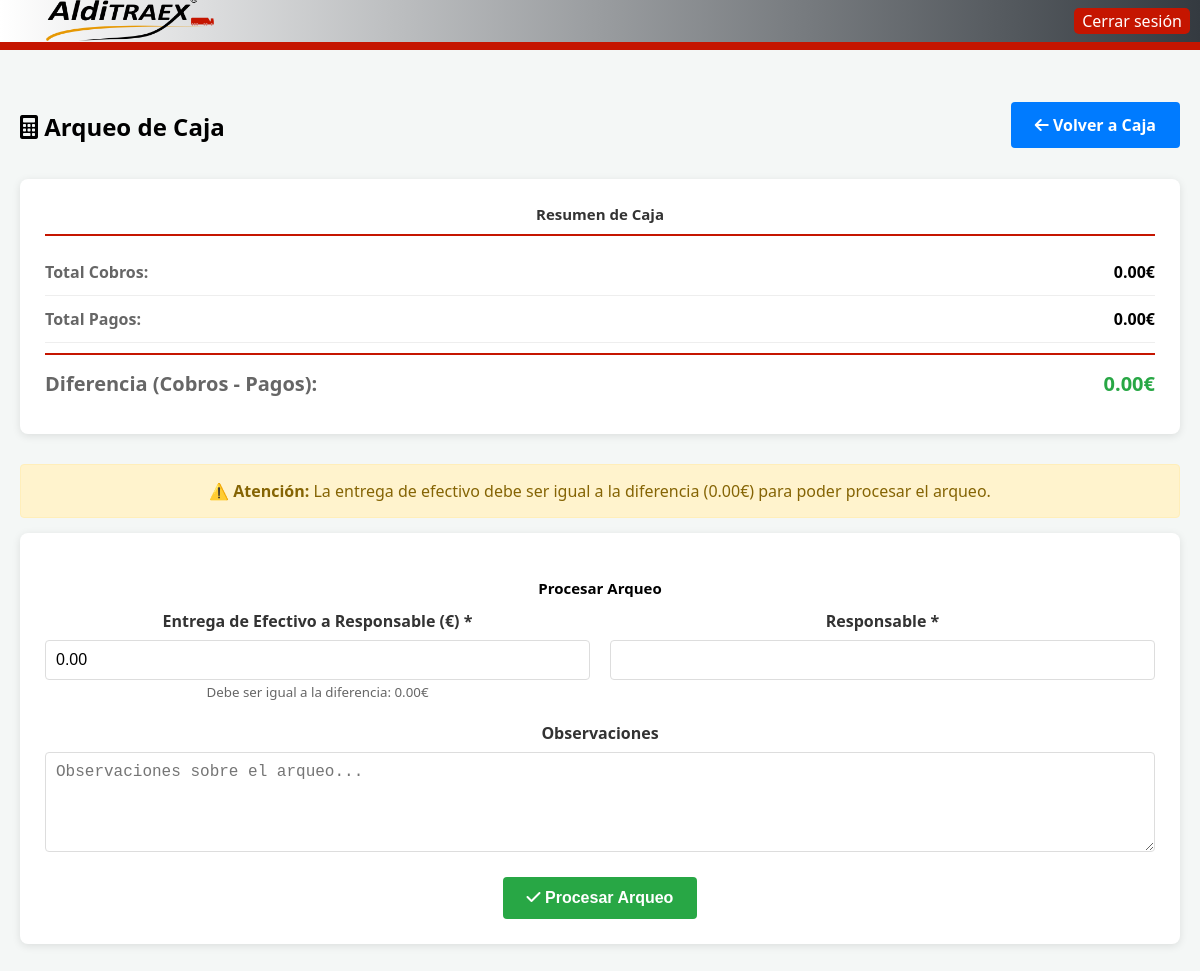
The app's page /caja/arqueo (signed in), older data.
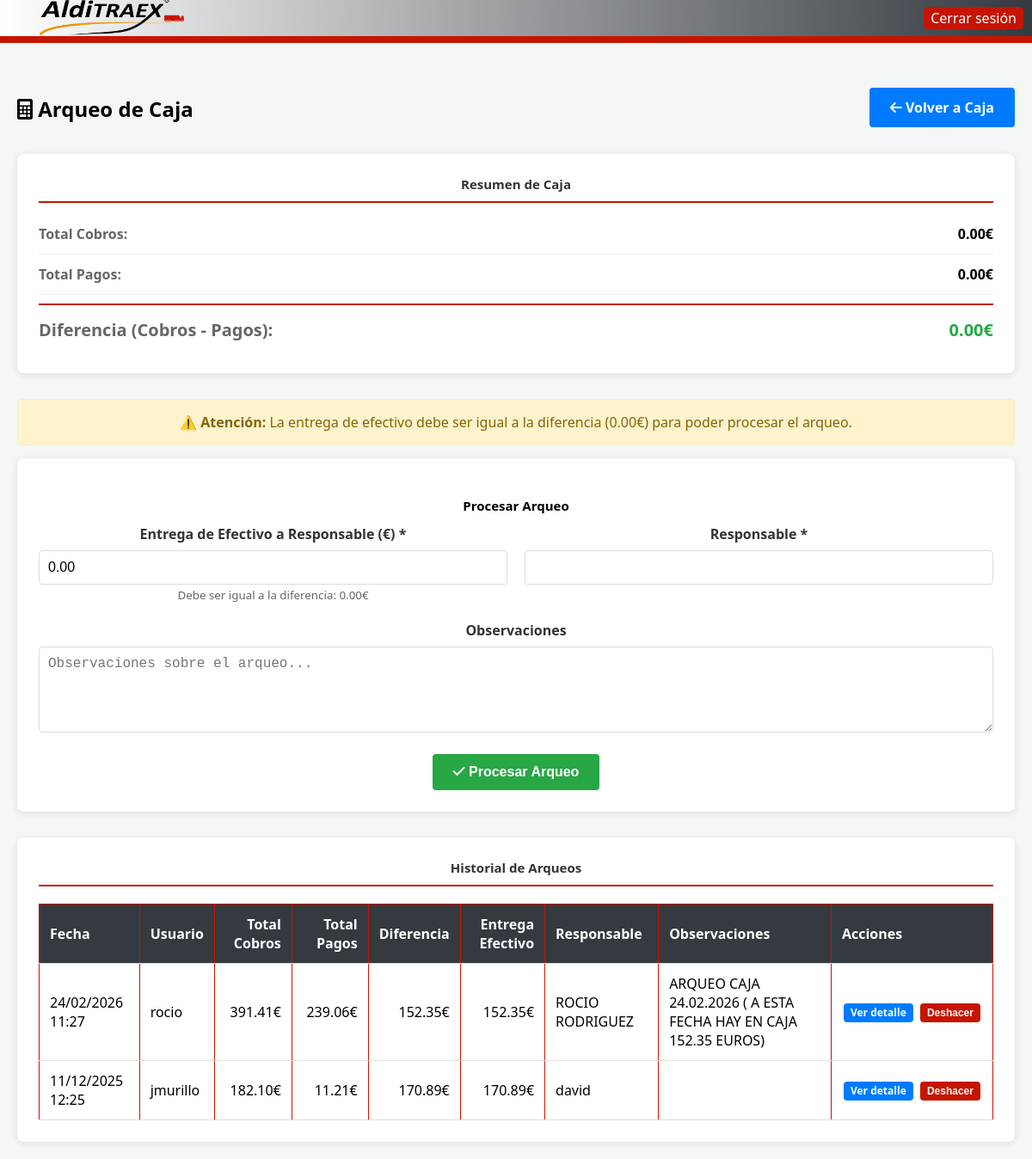
The same page, newer data.
### models.py (models this page shows, shortened)
class CajaArqueo(db.Base):
    __tablename__ = "caja_arqueo"
    id = Column(Integer, primary_key=True)
    fecha_arqueo = Column(DateTime, nullable=False)
    usuario = Column(String(100), nullable=False)
    total_cobros = Column(Float, default=0.0)
    total_pagos = Column(Float, default=0.0)
    diferencia = Column(Float, default=0.0)
    entrega_efectivo = Column(Float, default=0.0)
    responsable = Column(String(200))
    observaciones = Column(String(500))
    tipo_caja = Column(String(20), default='CAJA', nullable=False)  # 'CAJA' o 'REEMBOLSOS'

### caja/caja.py (the view)
    @app.route('/caja/arqueo')
    @solo_reembolsos_required
    def caja_arqueo():
        return _caja_arqueo('CAJA', 'Caja')

### db.py (called while the page is built, shortened)
@event.listens_for(engine, "connect")
def _sqlite_varios_procesos(dbapi_connection, connection_record):
    cursor = dbapi_connection.cursor()
    cursor.execute("PRAGMA journal_mode=WAL")
    cursor.fetchone()
    cursor.execute("PRAGMA busy_timeout=30000")
    cursor.close()

def close_session(error=None):
    if not has_request_context():
        return

    def __getattr__(self, name):
        if has_request_context():
            if 'db_session' not in g:
                g.db_session = Session()
                logger.info("Nueva sesion de BD creada para el request")
            return getattr(g.db_session, name)
        temp_session = Session()
        try:
            return getattr(temp_session, name)
        finally:
            temp_session.close()

### main.py (called while the page is built)
def _es_almacen(username):
    return (username or '').strip().lower() == 'almacen'

@app.before_request
def aplicar_permisos_usuario():
    if not current_user.is_authenticated:
        return None
    user = (current_user.username or '').strip().lower()
    path = request.path or '/'
    if _es_almacen(user):
        if path.startswith('/static/') or path in _RUTAS_ALMACEN:
            return None
        return redirect(url_for('scanner_clientes'))
    if path == '/calidad' or path.startswith('/calidad/'):
        if not puede(user, 'calidad'):
            return redirect(url_for('portada'))
    if not tiene_restriccion(user):
        return None
    if ruta_permitida(user, path):
        return None
    return redirect(url_for('portada'))

@login_manager.user_loader
def load_user(user_id):
    return db.session.query(Usuario).filter_by(id=user_id).first()

### permisos.py (called while the page is built, shortened)
def _norm(username: str | None) -> str:
    return (username or "").strip().lower()

def _mods_uncached(username: str) -> frozenset[str] | None:
    if username == USUARIO_FIJO:
        return TODOS_MODULOS

def _mods(username: str | None) -> frozenset[str] | None:
    u = _norm(username)
    if not has_request_context():
        return _mods_uncached(u)
    cache = getattr(g, "_mods_cache", None)
    if cache is None:
        cache = {}
        g._mods_cache = cache
    if u not in cache:
        cache[u] = _mods_uncached(u)
    return cache[u]

def tiene_restriccion(username: str | None) -> bool:
    mods = _mods(username)
    if mods is None:
        return False
    return not (MODULOS_GENERAL <= mods)

### templates/caja/arqueo.html (shortened to what this page needs)
<!DOCTYPE html>
<html lang="es">
<head>
    <link rel="stylesheet" href="https://cdnjs.cloudflare.com/ajax/libs/font-awesome/6.0.0-beta3/css/all.min.css">
    <link rel="stylesheet" href="{{ url_for('static', filename='main.css') }}">
</head>
<body>
    <div class="top-bar">
        <a href="/portada"><img src="{{ url_for('static', filename='logo.png') }}" alt="Logo"></a>
        <span class="top-user">{{ current_user.username }}</span>
        <a href="/logout" class="top-button">Cerrar sesión</a>
    </div>
    <div class="container">
        <div style="display: flex; justify-content: space-between; align-items: center; margin-bottom: 20px;">
            <h1><i class="fas fa-calculator"></i> Arqueo de {{ titulo_caja|default('Caja') }}</h1>
            {% if tipo_caja == 'CAJA' %}
                <a href="{{ url_for('caja_index') }}" class="btn btn-primary">
                    <i class="fas fa-arrow-left"></i> Volver a Caja
                </a>
            {% else %}
                <a href="{{ url_for('caja_reembolsos_index') }}" class="btn btn-primary">
                    <i class="fas fa-arrow-left"></i> Volver a Caja Reembolsos
                </a>
            {% endif %}
        </div>
        <div class="arqueo-summary">
            <h2>Resumen de Caja</h2>
            <div class="summary-row">
                <span class="summary-label">Total Cobros:</span>
                <span class="summary-value">{{ "%.2f"|format(total_cobros) }}€</span>
            </div>
            <div class="summary-row">
                <span class="summary-label">Total Pagos:</span>
                <span class="summary-value">{{ "%.2f"|format(total_pagos) }}€</span>
            </div>
            <div class="summary-row">
                <span class="summary-label">Diferencia (Cobros - Pagos):</span>
                <span class="summary-value" style="color: {% if diferencia >= 0 %}#28a745{% else %}#dc3545{% endif %};">
                    {{ "%.2f"|format(diferencia) }}€
                </span>
            </div>
        </div>
        <div class="alert alert-warning">
            <strong>⚠️ Atención:</strong> La entrega de efectivo debe ser igual a la diferencia ({{ "%.2f"|format(diferencia) }}€) para poder procesar el arqueo.
        </div>
        <div class="form-section">
            <h2>Procesar Arqueo</h2>
            <form method="POST" action="{% if tipo_caja == 'CAJA' %}{{ url_for('procesar_arqueo') }}{% else %}{{ url_for('procesar_arqueo_reembolsos') }}{% endif %}" onsubmit="return validarArqueo();">
                <div class="form-row">
                    <div class="form-group">
                        <label for="entrega_efectivo">Entrega de Efectivo a Responsable (€) *</label>
                        <input type="number" id="entrega_efectivo" name="entrega_efectivo"
                               step="0.01" value="{{ "%.2f"|format(diferencia) }}" required>
                        <small style="color: #666;">Debe ser igual a la diferencia: {{ "%.2f"|format(diferencia) }}€</small>
                    </div>
                    <div class="form-group">
                        <label for="responsable">Responsable *</label>
                        <input type="text" id="responsable" name="responsable" required>
                    </div>
                </div>
                <div class="form-group">
                    <label for="observaciones">Observaciones</label>
                    <textarea id="observaciones" name="observaciones" placeholder="Observaciones sobre el arqueo..."></textarea>
                </div>
                <button type="submit" class="btn">
                    <i class="fas fa-check"></i> Procesar Arqueo
                </button>
            </form>
        </div>
        {% if historial %}
        <div class="historial-section">
            <h2>Historial de Arqueos</h2>
            <table>
                <thead>
                    <tr>
                        <th>Fecha</th>
                        <th>Usuario</th>
                        <th class="text-right">Total Cobros</th>
                        <th class="text-right">Total Pagos</th>
                        <th class="text-right">Diferencia</th>
                        <th class="text-right">Entrega Efectivo</th>
                        <th>Responsable</th>
                        <th>Observaciones</th>
                        <th class="text-center">Acciones</th>
                    </tr>
                </thead>
                <tbody>
                    {% for arqueo in historial %}
                    <tr>
                        <td>{{ arqueo.fecha_arqueo.strftime('%d/%m/%Y %H:%M') }}</td>
                        <td>{{ arqueo.usuario }}</td>
                        <td class="text-right">{{ "%.2f"|format(arqueo.total_cobros) }}€</td>
                        <td class="text-right">{{ "%.2f"|format(arqueo.total_pagos) }}€</td>
                        <td class="text-right">{{ "%.2f"|format(arqueo.diferencia) }}€</td>
                        <td class="text-right">{{ "%.2f"|format(arqueo.entrega_efectivo) }}€</td>
                        <td>{{ arqueo.responsable }}</td>
                        <td>{{ arqueo.observaciones }}</td>
                        <td class="text-center" style="white-space:nowrap;">
                            {% if tipo_caja == 'CAJA' %}
                                <a href="{{ url_for('ver_arqueo_detalle', id=arqueo.id) }}" class="btn btn-primary" title="Ver detalle">Ver detalle</a>
                                <form method="POST" action="{{ url_for('deshacer_arqueo', id=arqueo.id) }}" style="display:inline;" onsubmit="return confirm('¿Deshacer este arqueo? Los cobros y pagos volverán a quedar pendientes.');">
                                    <button type="submit" class="btn btn-deshacer">Deshacer</button>
                                </form>
                            {% endif %}
                        </td>
                    </tr>
                    {% endfor %}
                </tbody>
            </table>
        </div>
        {% endif %}
    </div>
</body>
</html>

### static/main.css (style rules this page uses)
body { font-family: Arial, sans-serif; margin: 0; padding: 0; background-color: white; width: 100%; height: 50vh; height: 100vh; }
.top-bar { background-color: white; height: 140px; width: 100%; display: flex; justify-content: center; align-items: center; border-bottom: 8px solid #c51500; }
.top-button { position: absolute; top: 100; right: 0; margin: 10px; }
.top-user { position: absolute; top: 0; right: 0; margin: 10px; }
.container { text-align: center; margin-top: 50px; justify-content: center; }
img { width: 400px; height: 120px; }
h1 { margin-top: 20px; font-size: 24px; }
h2 { margin-top: 20px; font-size: 15px; }
tbody { text-align: center; margin-top: 50px; justify-content: center; }
table { text-align: center; margin-top: 50px; justify-content: center; margin: 0 auto; border: 1px solid black; border-collapse: collapse; width: 1000px }
td { text-align: center; margin-top: 50px; justify-content: center; margin: 10 auto; border: 1px solid black; border-collapse: collapse; margin-left: 10px; }
th { text-align: center; margin-top: 50px; justify-content: center; margin: 10 auto; border: 1px solid black; border-collapse: collapse; background-color: #c51500; }
td, th { border: 1px solid #c51500; }

### templates/caja/arqueo.html (style rules this page uses)
body { font-family: 'Segoe UI', Tahoma, Geneva, Verdana, sans-serif; background-color: #f4f7f6; margin: 0; padding: 0; }
.top-bar { display: flex; justify-content: space-between; align-items: center; padding: 2px 30px; background: linear-gradient(to right, #ffffff, #343a40); color: white; height: 50px; box-sizing: border-box; }
.top-bar img { width: 200px; height: 45px; object-fit: contain; }
.top-user { font-weight: bold; font-size: 14px; margin-left: auto; margin-right: 20px; }
.top-button { padding: 2px 8px; background-color: #c51500; color: white; text-decoration: none; border-radius: 5px; }
.container { max-width: 1400px; margin: 20px auto; padding: 20px; }
.arqueo-summary { background: white; padding: 25px; border-radius: 8px; box-shadow: 0 2px 8px rgba(0,0,0,0.1); margin-bottom: 30px; }
.arqueo-summary h2 { margin-top: 0; color: #333; border-bottom: 2px solid #c51500; padding-bottom: 10px; }
.summary-row { display: flex; justify-content: space-between; padding: 12px 0; border-bottom: 1px solid #eee; font-size: 16px; }
.summary-row:last-child { border-bottom: none; font-weight: bold; font-size: 20px; color: #c51500; margin-top: 10px; padding-top: 15px; border-top: 2px solid #c51500; }
.summary-label { font-weight: bold; color: #666; }
.summary-value { font-weight: bold; }
.form-section { background: white; padding: 25px; border-radius: 8px; box-shadow: 0 2px 8px rgba(0,0,0,0.1); margin-bottom: 30px; }
.form-group { margin-bottom: 20px; }
.form-group label { display: block; margin-bottom: 8px; font-weight: bold; color: #333; }
.form-group input, .form-group textarea { width: 100%; padding: 10px; border: 1px solid #ddd; border-radius: 4px; box-sizing: border-box; font-size: 16px; }
.form-group textarea { min-height: 100px; resize: vertical; }
.form-row { display: grid; grid-template-columns: repeat(auto-fit, minmax(250px, 1fr)); gap: 20px; }
.btn { padding: 12px 24px; background: #28a745; color: white; border: none; border-radius: 4px; cursor: pointer; font-size: 16px; font-weight: bold; }
.btn-primary { background: #007bff; }
a.btn { display: inline-block; width: auto; text-decoration: none; }
td .btn { display: inline-flex; align-items: center; justify-content: center; gap: 4px; width: auto; margin: 0 2px; padding: 4px 8px; font-size: 12px; font-weight: 600; line-height: 1.2; white-space: nowrap; vertical-align: middle; }
.btn-deshacer { background: #c51500; color: #fff; }
.top-bar img { width: 200px; height: 45px; }
.historial-section { background: white; padding: 25px; border-radius: 8px; box-shadow: 0 2px 8px rgba(0,0,0,0.1); }
.historial-section h2 { margin-top: 0; color: #333; border-bottom: 2px solid #c51500; padding-bottom: 10px; }
table { width: 100%; border-collapse: collapse; margin-top: 20px; }
th, td { padding: 12px; text-align: left; border-bottom: 1px solid #ddd; }
th { background: #343a40; color: white; font-weight: bold; }
.text-right { text-align: right; }
.alert { padding: 15px; margin: 15px 0; border-radius: 4px; }
.alert-warning { background: #fff3cd; color: #856404; border: 1px solid #ffeeba; }

Row changes from the older to the newer data that the page shows:
added CajaArqueo: fecha_arqueo "24/02/2026 11:27", usuario "rocio", total_cobros "391.41", total_pagos "239.06", diferencia "152.35", entrega_efectivo "152.35", responsable "ROCIO RODRIGUEZ", observaciones "ARQUEO CAJA 24.02.2026 ( A ESTA FECHA HAY EN CAJA 152.35 EUROS)"
added CajaArqueo: fecha_arqueo "11/12/2025 12:25", usuario "jmurillo", total_cobros "182.10", total_pagos "11.21", diferencia "170.89", entrega_efectivo "170.89", responsable "david"
Text that changed along with them:
text now shown: "Historial de Arqueos Fecha Usuario Total Cobros Total Pagos Diferencia Entrega Efectivo Responsable Observaciones Acciones"
